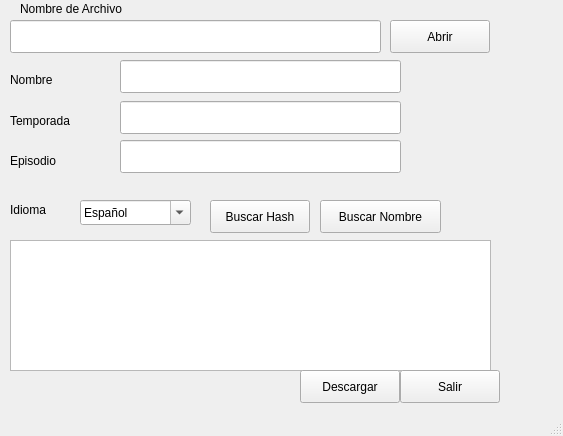
<?xml version="1.0" encoding="UTF-8"?>
<ui version="4.0">
 <class>MainWindow</class>
 <widget class="QMainWindow" name="MainWindow">
  <property name="geometry">
   <rect>
    <x>0</x>
    <y>0</y>
    <width>563</width>
    <height>436</height>
   </rect>
  </property>
  <property name="windowTitle">
   <string>OpenSubtitle Downloader</string>
  </property>
  <widget class="QWidget" name="centralwidget">
   <widget class="QPushButton" name="OpenBtt">
    <property name="geometry">
     <rect>
      <x>390</x>
      <y>20</y>
      <width>100</width>
      <height>33</height>
     </rect>
    </property>
    <property name="text">
     <string>Abrir</string>
    </property>
   </widget>
   <widget class="QLineEdit" name="lineFilename">
    <property name="geometry">
     <rect>
      <x>10</x>
      <y>20</y>
      <width>371</width>
      <height>33</height>
     </rect>
    </property>
   </widget>
   <widget class="QLabel" name="lbl1">
    <property name="geometry">
     <rect>
      <x>20</x>
      <y>0</y>
      <width>161</width>
      <height>17</height>
     </rect>
    </property>
    <property name="text">
     <string>Nombre de Archivo</string>
    </property>
   </widget>
   <widget class="QComboBox" name="LangBox">
    <property name="geometry">
     <rect>
      <x>80</x>
      <y>200</y>
      <width>111</width>
      <height>25</height>
     </rect>
    </property>
    <property name="editable">
     <bool>true</bool>
    </property>
    <property name="currentText">
     <string>Español</string>
    </property>
    <property name="maxVisibleItems">
     <number>2</number>
    </property>
    <item>
     <property name="text">
      <string>Español</string>
     </property>
    </item>
    <item>
     <property name="text">
      <string>Inglés</string>
     </property>
    </item>
   </widget>
   <widget class="QLabel" name="lbl5">
    <property name="geometry">
     <rect>
      <x>10</x>
      <y>200</y>
      <width>71</width>
      <height>20</height>
     </rect>
    </property>
    <property name="text">
     <string>Idioma</string>
    </property>
   </widget>
   <widget class="QListWidget" name="lstSub">
    <property name="geometry">
     <rect>
      <x>10</x>
      <y>240</y>
      <width>481</width>
      <height>131</height>
     </rect>
    </property>
   </widget>
   <widget class="QPushButton" name="HashSearchBtt">
    <property name="geometry">
     <rect>
      <x>210</x>
      <y>200</y>
      <width>100</width>
      <height>33</height>
     </rect>
    </property>
    <property name="text">
     <string>Buscar Hash</string>
    </property>
   </widget>
   <widget class="QPushButton" name="QuitBtt">
    <property name="geometry">
     <rect>
      <x>400</x>
      <y>370</y>
      <width>100</width>
      <height>33</height>
     </rect>
    </property>
    <property name="text">
     <string>Salir</string>
    </property>
   </widget>
   <widget class="QLineEdit" name="lineName">
    <property name="geometry">
     <rect>
      <x>120</x>
      <y>60</y>
      <width>281</width>
      <height>33</height>
     </rect>
    </property>
   </widget>
   <widget class="QLineEdit" name="lineEpisode">
    <property name="geometry">
     <rect>
      <x>120</x>
      <y>140</y>
      <width>281</width>
      <height>33</height>
     </rect>
    </property>
    <property name="inputMethodHints">
     <set>Qt::ImhDigitsOnly</set>
    </property>
   </widget>
   <widget class="QLabel" name="lbl2">
    <property name="geometry">
     <rect>
      <x>10</x>
      <y>69</y>
      <width>71</width>
      <height>21</height>
     </rect>
    </property>
    <property name="text">
     <string>Nombre</string>
    </property>
   </widget>
   <widget class="QLabel" name="lbl4">
    <property name="geometry">
     <rect>
      <x>10</x>
      <y>150</y>
      <width>71</width>
      <height>21</height>
     </rect>
    </property>
    <property name="text">
     <string>Episodio</string>
    </property>
   </widget>
   <widget class="QLabel" name="lbl3">
    <property name="geometry">
     <rect>
      <x>10</x>
      <y>110</y>
      <width>101</width>
      <height>21</height>
     </rect>
    </property>
    <property name="text">
     <string>Temporada</string>
    </property>
   </widget>
   <widget class="QLineEdit" name="lineSeason">
    <property name="geometry">
     <rect>
      <x>120</x>
      <y>101</y>
      <width>281</width>
      <height>33</height>
     </rect>
    </property>
    <property name="inputMethodHints">
     <set>Qt::ImhDigitsOnly</set>
    </property>
   </widget>
   <widget class="QPushButton" name="NameSearchBtt">
    <property name="geometry">
     <rect>
      <x>320</x>
      <y>200</y>
      <width>121</width>
      <height>33</height>
     </rect>
    </property>
    <property name="autoFillBackground">
     <bool>false</bool>
    </property>
    <property name="text">
     <string>Buscar Nombre</string>
    </property>
    <property name="flat">
     <bool>false</bool>
    </property>
   </widget>
   <widget class="QPushButton" name="DownloadBtt">
    <property name="geometry">
     <rect>
      <x>300</x>
      <y>370</y>
      <width>100</width>
      <height>33</height>
     </rect>
    </property>
    <property name="text">
     <string>Descargar</string>
    </property>
   </widget>
   <widget class="QLabel" name="lbl6">
    <property name="geometry">
     <rect>
      <x>30</x>
      <y>380</y>
      <width>211</width>
      <height>21</height>
     </rect>
    </property>
    <property name="text">
     <string/>
    </property>
   </widget>
  </widget>
  <widget class="QStatusBar" name="statusbar"/>
 </widget>
 <tabstops>
  <tabstop>lineFilename</tabstop>
  <tabstop>OpenBtt</tabstop>
  <tabstop>lineName</tabstop>
  <tabstop>lineSeason</tabstop>
  <tabstop>lineEpisode</tabstop>
  <tabstop>LangBox</tabstop>
  <tabstop>HashSearchBtt</tabstop>
  <tabstop>NameSearchBtt</tabstop>
  <tabstop>DownloadBtt</tabstop>
  <tabstop>lstSub</tabstop>
  <tabstop>QuitBtt</tabstop>
 </tabstops>
 <resources/>
 <connections/>
</ui>
